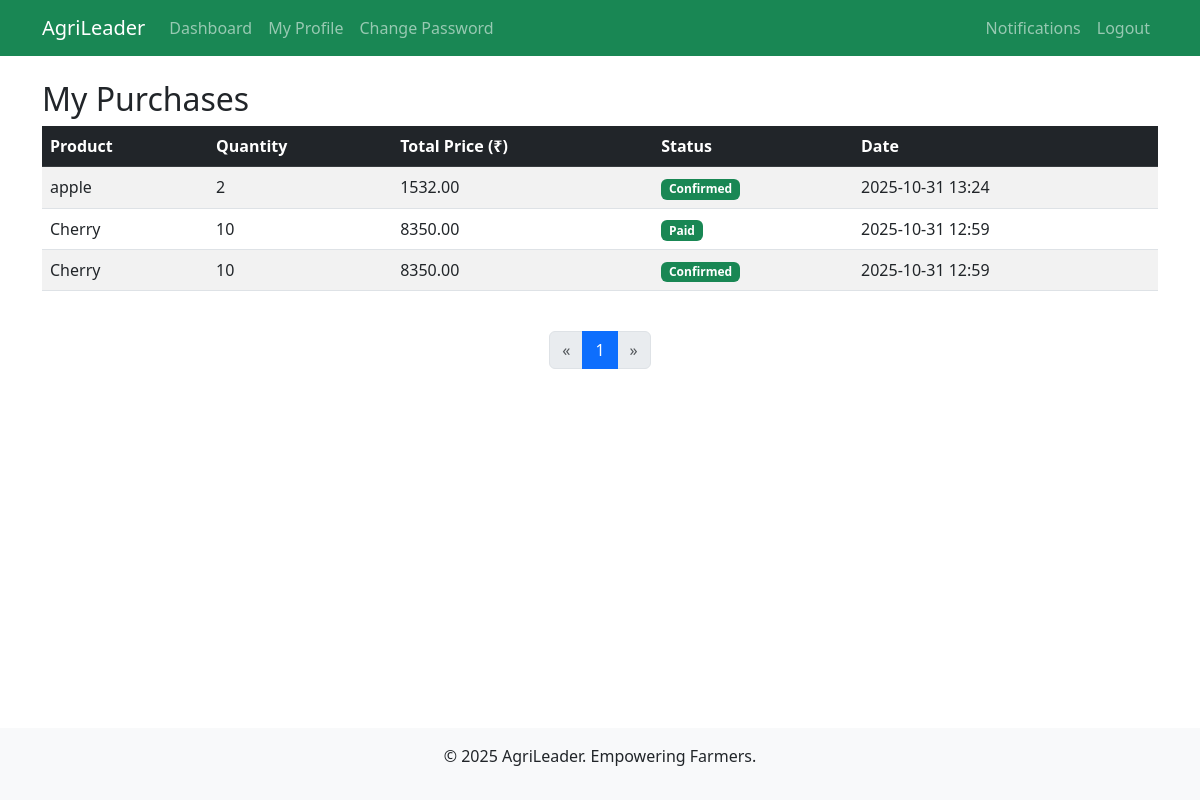
Before: /buyer/my-purchases/ (signed in) with the older database file.
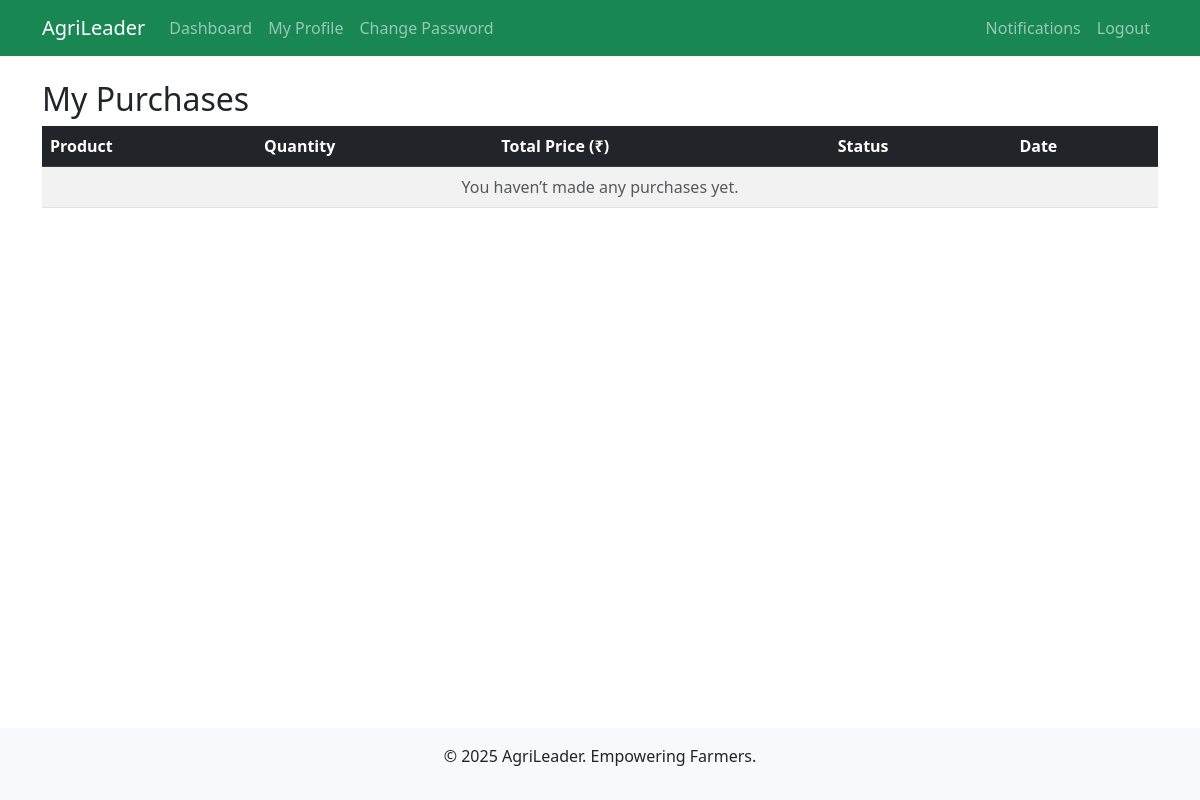
After: the same page with the newer database file.
### buyer/models.py (models this page shows, shortened)
class Purchase(models.Model):
    buyer = models.ForeignKey(CustomUser, on_delete=models.CASCADE, limit_choices_to={'role': 'buyer'})
    listing = models.ForeignKey(ProductListing, on_delete=models.CASCADE)
    quantity = models.PositiveIntegerField(validators=[MinValueValidator(1)])
    total_price = models.DecimalField(max_digits=10, decimal_places=2)
    purchase_date = models.DateTimeField(auto_now_add=True)
    status = models.CharField(max_length=20, choices=[('confirmed', 'Confirmed'), ('shipped', 'Shipped'), ('delivered', 'Delivered')], default='confirmed')

### farmer/models.py (models this page shows, shortened)
class ProductListing(models.Model):
    user = models.ForeignKey(CustomUser, on_delete=models.CASCADE, limit_choices_to={'role': 'farmer'})
    name = models.CharField(max_length=100)
    description = models.TextField()
    quantity = models.PositiveIntegerField()
    price = models.DecimalField(max_digits=10, decimal_places=2, validators=[MinValueValidator(0)])
    crop_type = models.CharField(max_length=50)
    location = models.CharField(max_length=200)  # Geo-suggested
    image = models.ImageField(upload_to='listings/', blank=True)
    bid_start_time = models.DateTimeField(default=timezone.now)
    bid_end_time = models.DateTimeField(null=True, blank=True)
    is_active = models.BooleanField(default=True)
    created_at = models.DateTimeField(auto_now_add=True)

### buyer/views.py (the view)
    def wrapper(request, *args, **kwargs):
        if not request.user.is_authenticated or request.user.role != 'buyer':
            messages.warning(request, 'No permission to access this page.')
            return redirect('accounts:home')
        return view_func(request, *args, **kwargs)

### buyer/views.py (called while the page is built)
def buyer_required(view_func):
    def wrapper(request, *args, **kwargs):
        if not request.user.is_authenticated or request.user.role != 'buyer':
            messages.warning(request, 'No permission to access this page.')
            return redirect('accounts:home')
        return view_func(request, *args, **kwargs)
    return wrapper

@login_required
@buyer_required
def my_purchases(request):
    purchases = Purchase.objects.filter(buyer=request.user).order_by('-purchase_date')
    page_obj, purchases = paginate_queryset(request, purchases)
    return render(request, 'buyer/my_purchases.html', {'purchases': purchases , 'page_obj': page_obj})

### utils/pagination.py (called while the page is built)
def paginate_queryset(request, queryset):
    paginator = Paginator(queryset, DEFAULT_PER_PAGE)
    page_number = request.GET.get('page')
    try:
        page_obj = paginator.page(page_number)
    except PageNotAnInteger:
        page_obj = paginator.page(1)
    except EmptyPage:
        page_obj = paginator.page(paginator.num_pages)
    return page_obj, page_obj.object_list

### buyer/templates/buyer/my_purchases.html (shortened to what this page needs)
{% extends 'accounts/base.html' %}
{% block content %}
<h2>My Purchases</h2>
<div class="table-responsive">
    <table class="table table-striped align-middle">
        <thead class="table-dark">
            <tr>
                <th>Product</th>
                <th>Quantity</th>
                <th>Total Price (₹)</th>
                <th>Status</th>
                <th>Date</th>
            </tr>
        </thead>
        <tbody>
            {% for purchase in purchases %}
            <tr>
                <td>{{ purchase.listing.name }}</td>
                <td>{{ purchase.quantity }}</td>
                <td>{{ purchase.total_price }}</td>
                <td>
                    {% if purchase.status %}
                        <span class="badge bg-success">{{ purchase.status|capfirst }}</span>
                    {% else %}
                        <span class="badge bg-secondary">Completed</span>
                    {% endif %}
                </td>
                <td>{{ purchase.purchase_date|date:"Y-m-d H:i" }}</td>
            </tr>
            {% empty %}
            <tr>
                <td colspan="5" class="text-center text-muted">You haven’t made any purchases yet.</td>
            </tr>
            {% endfor %}
        </tbody>
    </table>
</div>
{% include 'partials/pagination.html' %}
{% endblock %}

### accounts/templates/accounts/base.html (shortened to what this page needs)
<!DOCTYPE html>
<html lang="en">
<head>
    <link href="https://cdn.jsdelivr.net/npm/bootstrap@5.3.0/dist/css/bootstrap.min.css" rel="stylesheet">
    {% load crispy_forms_tags %}
</head>
<body class="d-flex flex-column min-vh-100">
    <nav class="navbar navbar-expand-lg navbar-dark bg-success">
        <div class="container">
            <a class="navbar-brand" href="{% url 'accounts:home' %}">AgriLeader</a>
            <div class="collapse navbar-collapse" id="navbarNav">
                <ul class="navbar-nav me-auto">
                    {% if user.is_authenticated %}
                        {% if user.role == 'farmer' %}
                            <li class="nav-item"><a class="nav-link" href="{% url 'farmer:dashboard' %}">Dashboard</a></li>
                            <li class="nav-item"><a class="nav-link" href="{% url 'farmer:cultivation_slots' %}">Cultivation Booking</a></li>
                            <li class="nav-item"><a class="nav-link" href="{% url 'farmer:storage_slots' %}">Storage Booking</a></li>
                            <li class="nav-item"><a class="nav-link" href="{% url 'accounts:profile' %}">My Profile</a></li>
                            <li class="nav-item"><a class="nav-link" href="{% url 'accounts:change_password' %}">Change Password</a></li>
                        {% elif user.role == 'buyer' %}
                            <li class="nav-item"><a class="nav-link" href="{% url 'buyer:dashboard' %}">Dashboard</a></li>
                            <li class="nav-item"><a class="nav-link" href="{% url 'accounts:profile' %}">My Profile</a></li>
                            <li class="nav-item"><a class="nav-link" href="{% url 'accounts:change_password' %}">Change Password</a></li>
                        {% elif user.role == 'admin' %}
                            <li class="nav-item"><a class="nav-link" href="{% url 'adminpanel:dashboard' %}">Dashboard</a></li>
                            <li class="nav-item"><a class="nav-link" href="{% url 'analytics:admin_reports' %}">Analytics</a></li>
                        {% endif %}
                    {% endif %}
                </ul>
                <ul class="navbar-nav">
    {% if user.is_authenticated %}
        {% if user.role == 'farmer' %}
            <li class="nav-item"><a class="nav-link" href="{% url 'notifications:farmer_notifications' %}">Notifications</a></li>
        {% elif user.role == 'buyer' %}
            <li class="nav-item"><a class="nav-link" href="{% url 'notifications:buyer_notifications' %}">Notifications</a></li>
        {% elif user.role == 'admin' %}
            <li class="nav-item"><a class="nav-link" href="{% url 'notifications:admin_notifications' %}">Notifications</a></li>
        {% else %}
            <li class="nav-item"><a class="nav-link" href="{% url 'notifications:dashboard' %}">Notifications</a></li>
        {% endif %}
        <li class="nav-item"><a class="nav-link" href="{% url 'accounts:logout' %}">Logout</a></li>
    {% else %}
        <li class="nav-item"><a class="nav-link" href="{% url 'accounts:login' %}">Login</a></li>
        <li class="nav-item"><a class="nav-link" href="{% url 'accounts:register' %}">Register</a></li>
    {% endif %}
</ul>
            </div>
        </div>
    </nav>
    <main class="container my-4 flex-grow-1">
        {% block content %}{% endblock %}
    </main>
    <footer class="bg-light text-center py-3 mt-auto">
        <p>&copy; 2025 AgriLeader. Empowering Farmers.</p>
    </footer>
</body>
</html>

### templates/partials/pagination.html (shortened to what this page needs)
{% if page_obj %}
<nav aria-label="Page navigation" class="mt-4">
    <ul class="pagination justify-content-center">
        {% if page_obj.has_previous %}
            <li class="page-item">
                <a class="page-link" href="?page={{ page_obj.previous_page_number }}">&laquo;</a>
            </li>
        {% else %}
            <li class="page-item disabled">
                <span class="page-link">&laquo;</span>
            </li>
        {% endif %}
        {% for num in page_obj.paginator.page_range %}
            <li class="page-item {% if page_obj.number == num %}active{% endif %}">
                <a class="page-link" href="?page={{ num }}">{{ num }}</a>
            </li>
        {% endfor %}
        {% if page_obj.has_next %}
            <li class="page-item">
                <a class="page-link" href="?page={{ page_obj.next_page_number }}">&raquo;</a>
            </li>
        {% else %}
            <li class="page-item disabled">
                <span class="page-link">&raquo;</span>
            </li>
        {% endif %}
    </ul>
</nav>
{% endif %}

Changed rows visible on the page:
removed Purchase: listing.name "apple", quantity "2", total_price "1532.00", status "Confirmed", purchase_date "2025-10-31 13:24"
removed Purchase: listing.name "Cherry", quantity "10", total_price "8350.00", status "Paid", purchase_date "2025-10-31 12:59"
removed Purchase: listing.name "Cherry", quantity "10", total_price "8350.00", status "Confirmed", purchase_date "2025-10-31 12:59"
Other visible differences:
text now shown: "You haven’t made any purchases yet."
list line gone: "1"
